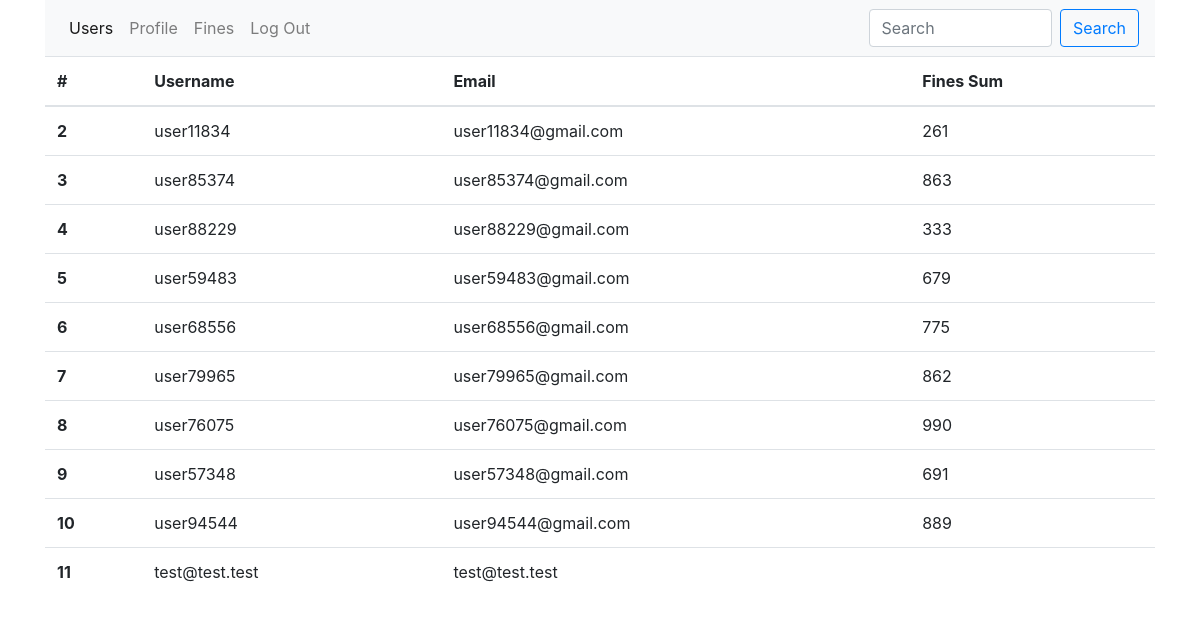
/users/ (signed in), run on the app's committed database.
### app.py (models this page shows, shortened)
class User(db.Model, UserMixin):
    id = db.Column(db.Integer, primary_key=True)
    username = db.Column(db.String, unique=True, nullable=False)
    email = db.Column(db.String, unique=True, nullable=False)
    password_protected = db.Column(db.BINARY)
    password = db.Column(db.String)
    fines = db.relationship('Fine', backref='user', lazy=True)
    is_active = db.Column(db.Boolean, default=True)

class Fine(db.Model):
    id = db.Column(db.Integer, primary_key=True)
    user_id = db.Column(db.Integer, db.ForeignKey('user.id'))
    type_id = db.Column(db.Integer)
    sum = db.Column(db.Integer, nullable=False)
    description = db.Column(db.String)
    is_payed = db.Column(db.Boolean, default=False)

### app.py (the view)
@app.route("/users/", methods=['GET', 'POST'])
@login_required
def users_detail():
    users = db.session.query(User).all()
    return render_template('users.html', users=users)

### app.py (called while the page is built)
@login_manager.user_loader
def load_user(user_id):
    return User.query.filter_by(id=user_id).first()

### templates/users.html (shortened to what this page needs)
{% extends 'base.html' %}
{% block content %}
    {% if current_user.is_authenticated %}
        {% include 'includes/navbar.html' %}
        <table class="table">
            <thead>
            <tr>
                <th scope="col">#</th>
                <th scope="col">Username</th>
                <th scope="col">Email</th>
                <th scope="col">Fines Sum</th>
            </tr>
            </thead>
            <tbody>
            {% for user in users %}
                <tr>
                    <th scope="row">{{ user.id }}</th>
                    <td>{{ user.username }}</td>
                    <td>{{ user.email }}</td>
                    <td>
                        {% for fine in user.fines %}
                            {{ fine.sum }}<br>
                        {% endfor %}
                    </td>
                </tr>
            {% endfor %}
            </tbody>
        </table>
    {% endif %}
{% endblock %}

### templates/base.html (shortened to what this page needs)
<!doctype html>
<head>
<link rel="stylesheet" href="/static/css/style.css">
<link rel="stylesheet" href="https://cdn.jsdelivr.net/npm/bootstrap@4.6.2/dist/css/bootstrap.min.css"
>
</head>
<body>
<div class="container-xl">
    {% block content %}{% endblock %}
</div>

### templates/includes/navbar.html
<nav class="navbar navbar-expand navbar-light bg-light">
    <div class="container">
        <div class="collapse navbar-collapse" id="navbarScroll">
            <ul class="navbar-nav mr-auto my-2 my-lg-0 navbar-nav-scroll" style="max-height: 100px;">
                <li class="nav-item {% if request.endpoint == 'users_detail' %}active{% endif %}">
                    <a class="nav-link"
                       href="/users/">
                        Users
                    </a>
                </li>
                <li class="nav-item {% if request.endpoint == 'user_detail' %}active{% endif %}">
                    <a class="nav-link"
                       href="/users/{{ current_user.id }}">
                        Profile
                    </a>
                </li>
                <li class="nav-item {% if request.endpoint == 'fines' %}active{% endif %}">
                    <a class="nav-link"
                       href="/fines">
                        Fines
                    </a>
                </li>
                <li class="nav-item">
                    <a class="nav-link"
                       href="{{ url_for('logout') }}">
                        Log Out
                    </a>
                </li>
            </ul>
        </div>
    </div>
    <form class="d-flex" action="{{ url_for('search') }}" method="post" autocomplete="off">
        <input class="form-control mr-2" name="user" type="search" placeholder="Search" aria-label="Search">
        <button class="btn btn-outline-primary" type="submit">Search</button>
    </form>
</nav>

### data on the page
User: id "2", username "user11834", email "user11834@gmail.com"
Fine: sum "261"
User: id "3", username "user85374", email "user85374@gmail.com"
Fine: sum "863"
User: id "4", username "user88229", email "user88229@gmail.com"
Fine: sum "333"
User: id "5", username "user59483", email "user59483@gmail.com"
Fine: sum "679"
User: id "6", username "user68556", email "user68556@gmail.com"
Fine: sum "775"
User: id "7", username "user79965", email "user79965@gmail.com"
Fine: sum "862"
User: id "8", username "user76075", email "user76075@gmail.com"
Fine: sum "990"
User: id "9", username "user57348", email "user57348@gmail.com"
Fine: sum "691"
User: id "10", username "user94544", email "user94544@gmail.com"
Fine: sum "889"
User: id "11", username "test@test.test", email "test@test.test"
